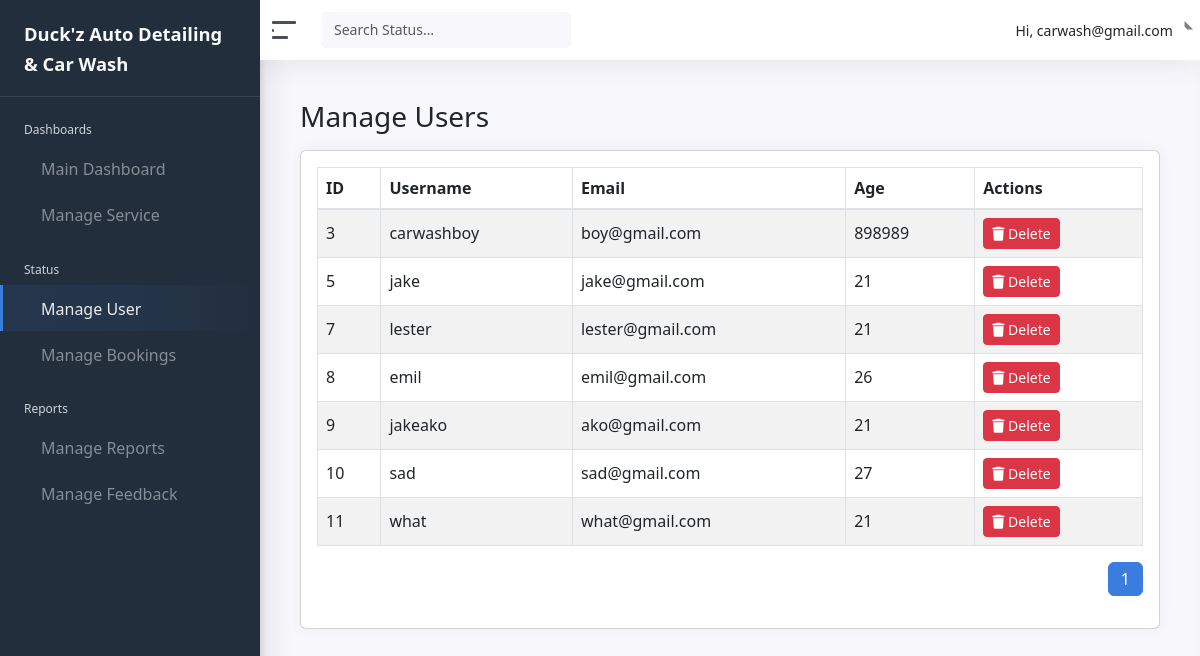
The page /admin/manage_user.php (signed in) on the database as committed earlier.
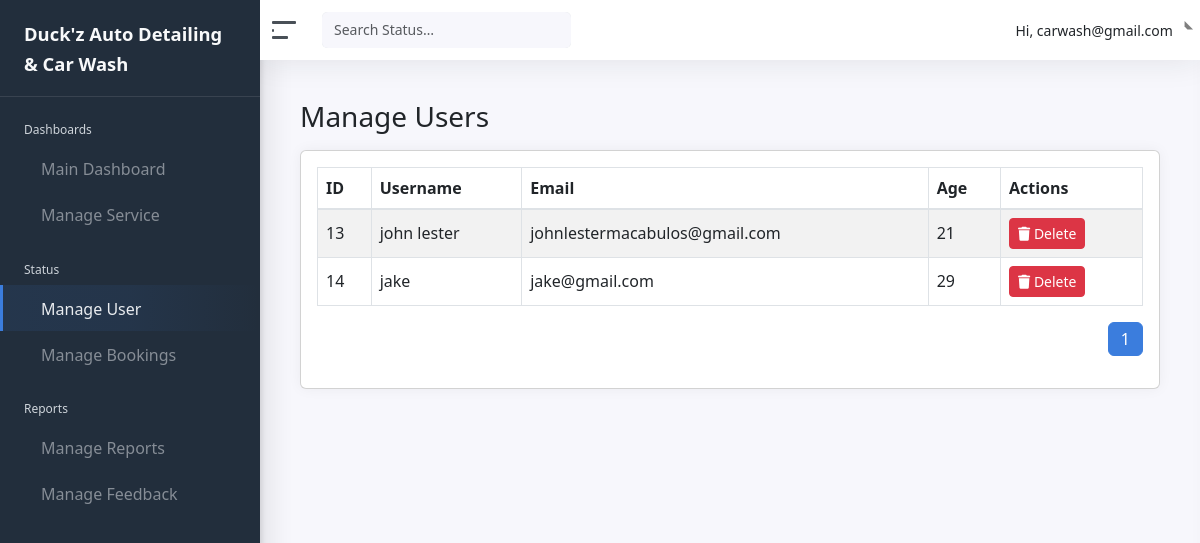
The same page on the database as committed later.
### tables this page shows
CREATE TABLE `customer` (
  `CustomerID` int(11) NOT NULL,
  `Username` varchar(50) NOT NULL,
  `EmailAddress` varchar(100) NOT NULL,
  `Age` int(11) DEFAULT NULL,
  `Password` varchar(255) NOT NULL,
  `ConfirmPassword` varchar(255) NOT NULL,
  `ProfilePicture` varchar(255) DEFAULT NULL,
  `ServiceID` int(11) DEFAULT NULL,
  `BookingDate` datetime DEFAULT NULL,
  `StatusID` int(11) DEFAULT 1
);

### admin/manage_user.php (the view, shortened to what this page needs)
<?php
require_once '../connection/conn.php';
$limit = 10;
$page = isset($_GET['page']) ? (int)$_GET['page'] : 1;
$page = max($page, 1);
$offset = ($page - 1) * $limit;
$countSql = "SELECT COUNT(*) AS total FROM customer";
$countResult = mysqli_query($conn, $countSql);
$totalUsers = mysqli_fetch_assoc($countResult)['total'];
$totalPages = ceil($totalUsers / $limit);
$sql = "SELECT * FROM customer ORDER BY CustomerID ASC LIMIT $limit OFFSET $offset";
$result = mysqli_query($conn, $sql);
?>
<!DOCTYPE html>
<html lang="en">
<?php include 'includes/head.php'; ?>
<body>
<div class="wrapper">
    <?php include 'includes/sidebar.php'; ?>
    <div class="main">
        <?php include 'includes/navbar.php'; ?>
        <main class="content">
            <div class="container-fluid p-0">
                <h1 class="h3 mb-3">Manage Users</h1>
                <div class="row">
                    <div class="col-12">
                        <div class="card">
                            <div class="card-body">
                                <table id="userTable" class="table table-striped table-bordered">
                                    <thead>
                                        <tr>
                                            <th>ID</th>
                                            <th>Username</th>
                                            <th>Email</th>
                                            <th>Age</th>
                                            <th>Actions</th>
                                        </tr>
                                    </thead>
                                    <tbody>
                                        <?php while ($row = mysqli_fetch_assoc($result)): ?>
                                            <tr>
                                                <td><?php echo $row['CustomerID']; ?></td>
                                                <td><?php echo $row['Username']; ?></td>
                                                <td><?php echo $row['EmailAddress']; ?></td>
                                                <td><?php echo $row['Age']; ?></td>
                                                <td>
                                                    <button type="button"
                                                            class="btn btn-danger btn-sm"
                                                            data-bs-toggle="modal"
                                                            data-bs-target="#deleteModal"
                                                            data-id="<?php echo $row['CustomerID']; ?>">
                                                        <i class="fa fa-trash"></i> Delete
                                                    </button>
                                                </td>
                                            </tr>
                                        <?php endwhile; ?>
                                    </tbody>
                                </table>
                                <nav>
                                <ul class="pagination justify-content-end mt-3">
                                        <?php for ($i = 1; $i <= $totalPages; $i++): ?>
                                            <li class="page-item <?php echo ($i == $page) ? 'active' : ''; ?>">
                                                <a class="page-link" href="?page=<?php echo $i; ?>"><?php echo $i; ?></a>
                                            </li>
                                        <?php endfor; ?>
                                    </ul>
                                </nav>
                            </div>
                        </div>
                    </div>
                </div>
            </div>
        </main>
    </div>
</div>
</body>
</html>

Rows that differ between the two databases and show on the page:
removed customer: CustomerID "3", Username "carwashboy", EmailAddress "boy@gmail.com", Age "898989"
removed customer: CustomerID "5", Username "jake", EmailAddress "jake@gmail.com", Age "21"
removed customer: CustomerID "7", Username "lester", EmailAddress "lester@gmail.com", Age "21"
removed customer: CustomerID "8", Username "emil", EmailAddress "emil@gmail.com", Age "26"
removed customer: CustomerID "9", Username "jakeako", EmailAddress "ako@gmail.com", Age "21"
removed customer: CustomerID "10", Username "sad", EmailAddress "sad@gmail.com", Age "27"
removed customer: CustomerID "11", Username "what", EmailAddress "what@gmail.com", Age "21"
added customer: CustomerID "13", Username "john lester", EmailAddress "johnlestermacabulos@gmail.com", Age "21"
added customer: CustomerID "14", Username "jake", EmailAddress "jake@gmail.com", Age "29"
